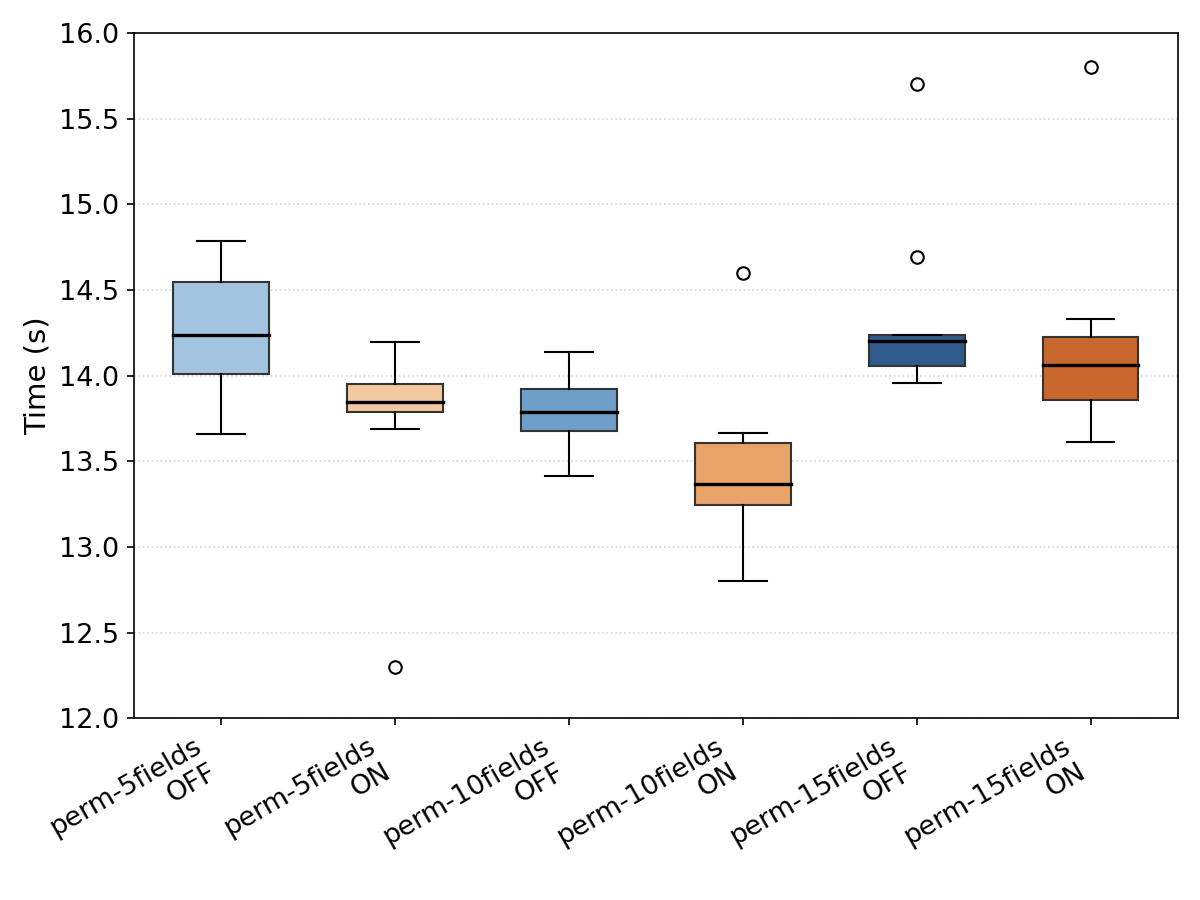

Generate this figure with Python:
import numpy as np
import matplotlib.pyplot as plt

np.random.seed(0)

# Reconstructed from the existing figure (raw benchmark JSON no longer
# present in the repo): backend verification time for lock invariants
# with 5/10/15 field permissions, satisfiability check ON vs OFF.
groups = {
    'perm-5fields\nOFF':  np.random.normal(14.0, 0.35, 10),
    'perm-5fields\nON':   np.append(np.random.normal(13.75, 0.3, 9), 12.3),
    'perm-10fields\nOFF': np.random.normal(13.8, 0.15, 10),
    'perm-10fields\nON':  np.append(np.random.normal(13.3, 0.25, 9), 14.6),
    'perm-15fields\nOFF': np.append(np.random.normal(14.3, 0.2, 9), 15.7),
    'perm-15fields\nON':  np.append(np.random.normal(14.1, 0.3, 9), 15.8),
}
labels = list(groups.keys())
data = list(groups.values())

# Blue shades for OFF, peach/orange shades for ON (peach already used in
# the original figure) -- light to dark across 5/10/15 fields.
colors = ['#A3C4E0', '#F2C9A1',
          '#6E9FC9', '#E8A368',
          '#2F5C8A', '#C9682E']

fig, ax = plt.subplots(figsize=(8, 6))
bplot = ax.boxplot(data, patch_artist=True, widths=0.55,
                    medianprops=dict(color='black', linewidth=1.6))

for patch, color in zip(bplot['boxes'], colors):
    patch.set_facecolor(color)
    patch.set_edgecolor('#333333')

ax.set_xticks(range(1, len(labels) + 1))
ax.set_xticklabels(labels, rotation=30, ha='right', fontsize=13)
ax.set_ylabel('Time (s)', fontsize=14)
ax.set_ylim(12, 16)
ax.tick_params(axis='y', labelsize=13)
ax.grid(axis='y', linestyle=':', alpha=0.5)
ax.set_axisbelow(True)

fig.tight_layout()
fig.savefig('plot_lockinv_fields_subset.png', dpi=150)
plt.close(fig)
print('Saved plot_lockinv_fields_subset.png')
